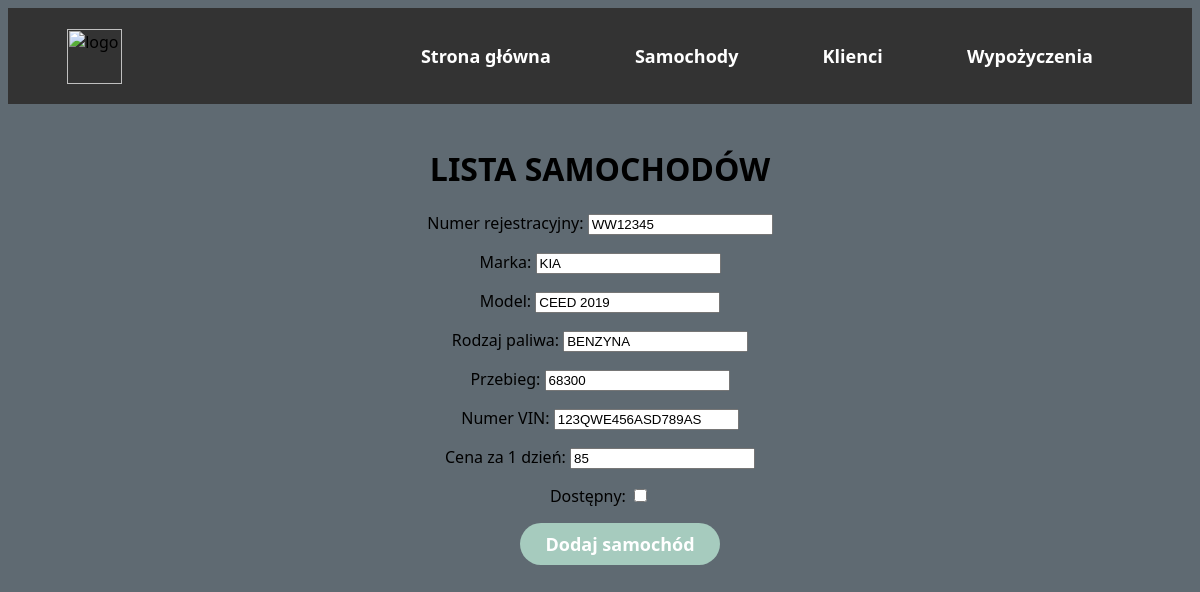
The app's page /cars/update_car/1/ with its own data.
### main/models.py (models this page shows, shortened)
class Car(models.Model):
    plates = models.CharField('Numer rejestracyjny', max_length=8)
    manufacturer = models.CharField('Marka', max_length=30)
    model = models.CharField('Model', max_length=30)
    fuel = models.CharField('Rodzaj paliwa', max_length=10)
    mileage = models.IntegerField('Przebieg')
    vin = models.CharField('Numer VIN', max_length=17)
    price = models.IntegerField('Cena za 1 dzień')
    is_available = models.BooleanField('Dostępny', default=True)

### main/views.py (the view)
# urls.py: path("cars/update_car/<str:pk>/", views.updateCar, name="update_car"),
def updateCar(response, pk):
    update = Car.objects.get(id=pk)
    form = AddNewCar(instance=update)
    if response.method == 'POST':
        form = AddNewCar(response.POST, instance=update)
        if form.is_valid():
            form.save()
            return redirect('/cars')
    return render(response, "main/add_car.html", {"form": form})

### main/forms.py
class AddNewCar(ModelForm):
    class Meta:
        model = Car
        fields = '__all__'

### main/templates/main/add_car.html (shortened to what this page needs)
{% extends 'main/base.html' %}
{% block content %}
    <h1 style="text-align:center">LISTA SAMOCHODÓW</h1>
    <form method="post" action="/add_car/" align="center">
        {{form.as_p}}
        <button type="submit", name="save">Dodaj samochód</button>
    </form>
{% endblock %}

### main/templates/main/base.html (style rules this page uses)
body { background-color: #5F6A72; font-family:'Segoe UI', Tahoma, Geneva, Verdana, sans-serif; }
li, a, button { font-family:'Segoe UI', Tahoma, Geneva, Verdana, sans-serif; font-weight: 600; font-size: 18px; color: #ffffff; text-decoration: none; }
button { margin-left: 40px; padding: 9px 25px; background-color: rgba(166, 203, 190, 1); border: none; border-radius: 50px; cursor: pointer; transition: all 0.3s ease 0s; }

### records on screen
Car: plates "WW12345", manufacturer "KIA", model "CEED 2019", fuel "BENZYNA", mileage "68300", vin "123QWE456ASD789AS", price "85"
